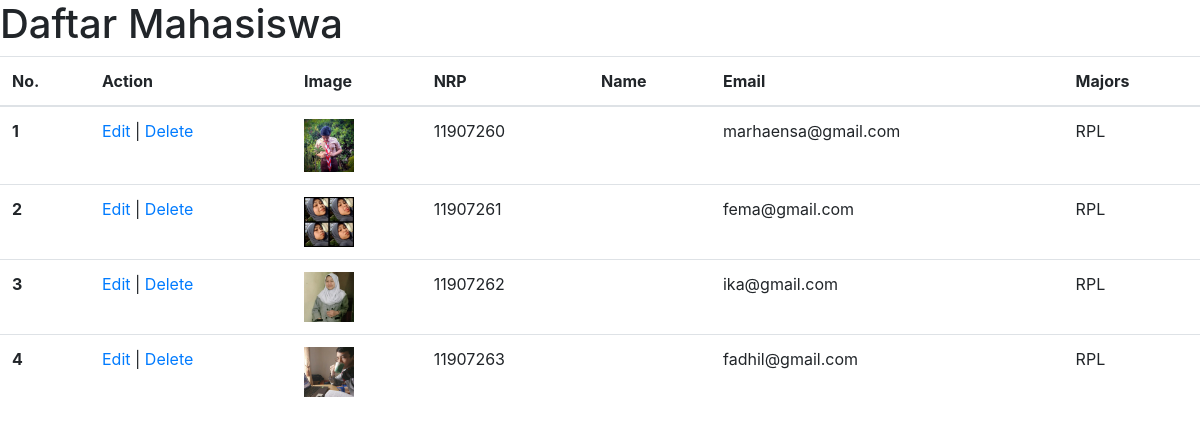
Page /pertemuan9/index.php on the committed database.
### tables this page shows
CREATE TABLE `mahasiswa` (
  `id` int(11) NOT NULL,
  `nama` varchar(200) NOT NULL,
  `nrp` varchar(100) NOT NULL,
  `email` varchar(100) NOT NULL,
  `jurusan` varchar(100) NOT NULL,
  `gambar` varchar(100) NOT NULL
);

### pertemuan9/index.php (the view, shortened to what this page needs)
<?php
$conn = mysqli_connect("localhost","root","","phpdasar");
$result = mysqli_query($conn, "SELECT * FROM mahasiswa");
 ?>
<!DOCTYPE html>
<html>
<head>
	<link rel="stylesheet" href="https://maxcdn.bootstrapcdn.com/bootstrap/4.0.0/css/bootstrap.min.css">
</head>
<body>
<h1>Daftar Mahasiswa</h1>
<table class="table">
  <thead>
    <tr>
      <th scope="col">No.</th>
      <th scope="col">Action</th>
      <th scope="col">Image</th>
      <th scope="col">NRP</th>
      <th scope="col">Name</th>
      <th scope="col">Email</th>
      <th scope="col">Majors</th>
    </tr>
  </thead>
  <tbody>
  	<?php $i=1; ?>
  	<?php while($row = mysqli_fetch_assoc($result)) : ?>
    <tr>
      <th scope="row"><?= $i; ?></th>
      <div class="buttontd">
      <td><a href="" style="text-decoration: none; ">Edit</a> | <a href="" style="text-decoration: none; ">Delete</a></td>
      </div>
      <td><img src="img/<?php echo $row["gambar"]; ?>"></td>
      <td><?= $row["nrp"]; ?></td>
      <td><?php $row["nama"] ?></td>
      <td><?= $row["email"]; ?></td>
      <td><?= $row["jurusan"]; ?></td>
    </tr>
<?php $i++; ?>
<?php endwhile; ?>
</tbody>
</table>
</body>
</html>

### pertemuan9/index.php (style rules this page uses)
img { width: 50px; }

### rows in the picture
mahasiswa: gambar (picture), nrp "11907260", email "marhaensa@gmail.com", jurusan "RPL"
mahasiswa: gambar (picture), nrp "11907261", email "fema@gmail.com", jurusan "RPL"
mahasiswa: gambar (picture), nrp "11907262", email "ika@gmail.com", jurusan "RPL"
mahasiswa: gambar (picture), nrp "11907263", email "fadhil@gmail.com", jurusan "RPL"
